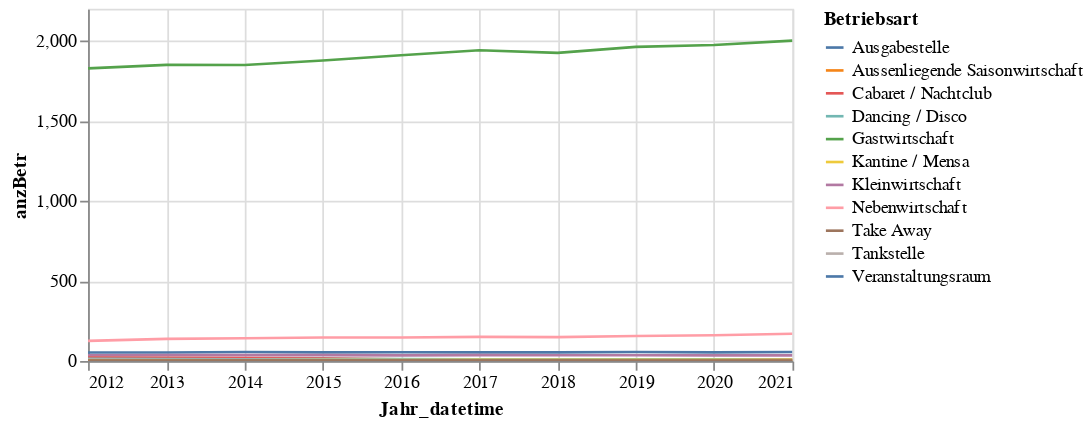

The code cell stored with this chart in its notebook:
### Code cell
alt.Chart(sum_betriebsart_jahr.reset_index()).mark_line(strokeWidth=1.5).encode(
    x='Jahr_datetime',
    y='anzBetr',
    color='Betriebsart',
    tooltip=['Jahr_datetime','Betriebsart', 'anzBetr']  
).properties(width=400, height=200).interactive()

### Figure 1 — Vega-Lite specification as saved in the notebook (floating-point values rounded to 4 significant figures)
{"config": {"view": {"continuousWidth": 400, "continuousHeight": 300}}, "data": {"name": "data-a911ece34d90351a60df67f2c82bee1c"}, "mark": {"type": "line", "strokeWidth": 1.5}, "encoding": {"color": {"type": "nominal", "field": "Betriebsart"}, "tooltip": [{"type": "temporal", "field": "Jahr_datetime"}, {"type": "nominal", "field": "Betriebsart"}, {"type": "quantitative", "field": "anzBetr"}], "x": {"type": "temporal", "field": "Jahr_datetime"}, "y": {"type": "quantitative", "field": "anzBetr"}}, "height": 200, "selection": {"selector020": {"type": "interval", "bind": "scales", "encodings": ["x", "y"]}}, "width": 400, "$schema": "https://vega.github.io/schema/vega-lite/v4.8.1.json", "datasets": {"data-a911ece34d90351a60df67f2c82bee1c": [{"Betriebsart": "Gastwirtschaft", "Jahr_datetime": "2021-01-01T00:00:00", "anzBetr": 2001}, {"Betriebsart": "Gastwirtschaft", "Jahr_datetime": "2020-01-01T00:00:00", "anzBetr": 1974}, {"Betriebsart": "Gastwirtschaft", "Jahr_datetime": "2019-01-01T00:00:00", "anzBetr": 1962}, {"Betriebsart": "Gastwirtschaft", "Jahr_datetime": "2017-01-01T00:00:00", "anzBetr": 1941}, {"Betriebsart": "Gastwirtschaft", "Jahr_datetime": "2018-01-01T00:00:00", "anzBetr": 1925}, {"Betriebsart": "Gastwirtschaft", "Jahr_datetime": "2016-01-01T00:00:00", "anzBetr": 1910}, {"Betriebsart": "Gastwirtschaft", "Jahr_datetime": "2015-01-01T00:00:00", "anzBetr": 1877}, {"Betriebsart": "Gastwirtschaft", "Jahr_datetime": "2013-01-01T00:00:00", "anzBetr": 1850}, {"Betriebsart": "Gastwirtschaft", "Jahr_datetime": "2014-01-01T00:00:00", "anzBetr": 1849}, {"Betriebsart": "Gastwirtschaft", "Jahr_datetime": "2012-01-01T00:00:00", "anzBetr": 1828}, {"Betriebsart": "Nebenwirtschaft", "Jahr_datetime": "2021-01-01T00:00:00", "anzBetr": 170}, {"Betriebsart": "Nebenwirtschaft", "Jahr_datetime": "2020-01-01T00:00:00", "anzBetr": 161}, {"Betriebsart": "Nebenwirtschaft", "Jahr_datetime": "2019-01-01T00:00:00", "anzBetr": 156}, {"Betriebsart": "Nebenwirtschaft", "Jahr_datetime": "2017-01-01T00:00:00", "anzBetr": 151}, {"Betriebsart": "Nebenwirtschaft", "Jahr_datetime": "2018-01-01T00:00:00", "anzBetr": 149}, {"Betriebsart": "Nebenwirtschaft", "Jahr_datetime": "2016-01-01T00:00:00", "anzBetr": 147}, {"Betriebsart": "Nebenwirtschaft", "Jahr_datetime": "2015-01-01T00:00:00", "anzBetr": 147}, {"Betriebsart": "Nebenwirtschaft", "Jahr_datetime": "2014-01-01T00:00:00", "anzBetr": 142}, {"Betriebsart": "Nebenwirtschaft", "Jahr_datetime": "2013-01-01T00:00:00", "anzBetr": 138}, {"Betriebsart": "Nebenwirtschaft", "Jahr_datetime": "2012-01-01T00:00:00", "anzBetr": 126}, {"Betriebsart": "Ausgabestelle", "Jahr_datetime": "2021-01-01T00:00:00", "anzBetr": 56}, {"Betriebsart": "Ausgabestelle", "Jahr_datetime": "2019-01-01T00:00:00", "anzBetr": 56}, {"Betriebsart": "Ausgabestelle", "Jahr_datetime": "2014-01-01T00:00:00", "anzBetr": 56}, {"Betriebsart": "Ausgabestelle", "Jahr_datetime": "2016-01-01T00:00:00", "anzBetr": 55}, {"Betriebsart": "Ausgabestelle", "Jahr_datetime": "2020-01-01T00:00:00", "anzBetr": 54}, {"Betriebsart": "Ausgabestelle", "Jahr_datetime": "2018-01-01T00:00:00", "anzBetr": 54}, {"Betriebsart": "Ausgabestelle", "Jahr_datetime": "2017-01-01T00:00:00", "anzBetr": 54}, {"Betriebsart": "Ausgabestelle", "Jahr_datetime": "2015-01-01T00:00:00", "anzBetr": 54}, {"Betriebsart": "Ausgabestelle", "Jahr_datetime": "2013-01-01T00:00:00", "anzBetr": 53}, {"Betriebsart": "Ausgabestelle", "Jahr_datetime": "2012-01-01T00:00:00", "anzBetr": 53}, {"Betriebsart": "Kleinwirtschaft", "Jahr_datetime": "2013-01-01T00:00:00", "anzBetr": 37}, {"Betriebsart": "Kleinwirtschaft", "Jahr_datetime": "2014-01-01T00:00:00", "anzBetr": 37}, {"Betriebsart": "Kleinwirtschaft", "Jahr_datetime": "2015-01-01T00:00:00", "anzBetr": 37}, {"Betriebsart": "Kleinwirtschaft", "Jahr_datetime": "2017-01-01T00:00:00", "anzBetr": 37}, {"Betriebsart": "Kleinwirtschaft", "Jahr_datetime": "2018-01-01T00:00:00", "anzBetr": 36}, {"Betriebsart": "Kleinwirtschaft", "Jahr_datetime": "2019-01-01T00:00:00", "anzBetr": 36}, {"Betriebsart": "Kleinwirtschaft", "Jahr_datetime": "2016-01-01T00:00:00", "anzBetr": 35}, {"Betriebsart": "Kleinwirtschaft", "Jahr_datetime": "2020-01-01T00:00:00", "anzBetr": 35}, {"Betriebsart": "Kleinwirtschaft", "Jahr_datetime": "2012-01-01T00:00:00", "anzBetr": 35}, {"Betriebsart": "Kleinwirtschaft", "Jahr_datetime": "2021-01-01T00:00:00", "anzBetr": 35}, {"Betriebsart": "Cabaret / Nachtclub", "Jahr_datetime": "2012-01-01T00:00:00", "anzBetr": 22}, {"Betriebsart": "Cabaret / Nachtclub", "Jahr_datetime": "2013-01-01T00:00:00", "anzBetr": 20}, {"Betriebsart": "Cabaret / Nachtclub", "Jahr_datetime": "2014-01-01T00:00:00", "anzBetr": 19}, {"Betriebsart": "Cabaret / Nachtclub", "Jahr_datetime": "2015-01-01T00:00:00", "anzBetr": 16}, {"Betriebsart": "Dancing / Disco", "Jahr_datetime": "2012-01-01T00:00:00", "anzBetr": 13}, {"Betriebsart": "Dancing / Disco", "Jahr_datetime": "2015-01-01T00:00:00", "anzBetr": 12}, {"Betriebsart": "Dancing / Disco", "Jahr_datetime": "2013-01-01T00:00:00", "anzBetr": 12}, {"Betriebsart": "Dancing / Disco", "Jahr_datetime": "2016-01-01T00:00:00", "anzBetr": 12}, {"Betriebsart": "Dancing / Disco", "Jahr_datetime": "2014-01-01T00:00:00", "anzBetr": 11}, {"Betriebsart": "Cabaret / Nachtclub", "Jahr_datetime": "2019-01-01T00:00:00", "anzBetr": 11}, {"Betriebsart": "Cabaret / Nachtclub", "Jahr_datetime": "2018-01-01T00:00:00", "anzBetr": 11}, {"Betriebsart": "Dancing / Disco", "Jahr_datetime": "2017-01-01T00:00:00", "anzBetr": 11}, {"Betriebsart": "Cabaret / Nachtclub", "Jahr_datetime": "2016-01-01T00:00:00", "anzBetr": 11}, {"Betriebsart": "Cabaret / Nachtclub", "Jahr_datetime": "2017-01-01T00:00:00", "anzBetr": 11}, {"Betriebsart": "Dancing / Disco", "Jahr_datetime": "2020-01-01T00:00:00", "anzBetr": 10}, {"Betriebsart": "Dancing / Disco", "Jahr_datetime": "2019-01-01T00:00:00", "anzBetr": 10}, {"Betriebsart": "Dancing / Disco", "Jahr_datetime": "2018-01-01T00:00:00", "anzBetr": 10}, {"Betriebsart": "Cabaret / Nachtclub", "Jahr_datetime": "2020-01-01T00:00:00", "anzBetr": 9}, {"Betriebsart": "Tankstelle", "Jahr_datetime": "2012-01-01T00:00:00", "anzBetr": 9}, {"Betriebsart": "Cabaret / Nachtclub", "Jahr_datetime": "2021-01-01T00:00:00", "anzBetr": 9}, {"Betriebsart": "Tankstelle", "Jahr_datetime": "2013-01-01T00:00:00", "anzBetr": 8}, {"Betriebsart": "Tankstelle", "Jahr_datetime": "2014-01-01T00:00:00", "anzBetr": 8}, {"Betriebsart": "Kantine / Mensa", "Jahr_datetime": "2019-01-01T00:00:00", "anzBetr": 8}, {"Betriebsart": "Dancing / Disco", "Jahr_datetime": "2021-01-01T00:00:00", "anzBetr": 8}, {"Betriebsart": "Kantine / Mensa", "Jahr_datetime": "2018-01-01T00:00:00", "anzBetr": 8}, {"Betriebsart": "Kantine / Mensa", "Jahr_datetime": "2017-01-01T00:00:00", "anzBetr": 8}, {"Betriebsart": "Kantine / Mensa", "Jahr_datetime": "2021-01-01T00:00:00", "anzBetr": 7}, {"Betriebsart": "Kantine / Mensa", "Jahr_datetime": "2020-01-01T00:00:00", "anzBetr": 7}, {"Betriebsart": "Tankstelle", "Jahr_datetime": "2015-01-01T00:00:00", "anzBetr": 7}, {"Betriebsart": "Kantine / Mensa", "Jahr_datetime": "2015-01-01T00:00:00", "anzBetr": 6}, {"Betriebsart": "Tankstelle", "Jahr_datetime": "2017-01-01T00:00:00", "anzBetr": 6}, {"Betriebsart": "Tankstelle", "Jahr_datetime": "2018-01-01T00:00:00", "anzBetr": 6}, {"Betriebsart": "Tankstelle", "Jahr_datetime": "2016-01-01T00:00:00", "anzBetr": 6}, {"Betriebsart": "Kantine / Mensa", "Jahr_datetime": "2016-01-01T00:00:00", "anzBetr": 6}, {"Betriebsart": "Kantine / Mensa", "Jahr_datetime": "2014-01-01T00:00:00", "anzBetr": 5}, {"Betriebsart": "Kantine / Mensa", "Jahr_datetime": "2012-01-01T00:00:00", "anzBetr": 5}, {"Betriebsart": "Kantine / Mensa", "Jahr_datetime": "2013-01-01T00:00:00", "anzBetr": 5}, {"Betriebsart": "Tankstelle", "Jahr_datetime": "2021-01-01T00:00:00", "anzBetr": 4}, {"Betriebsart": "Tankstelle", "Jahr_datetime": "2019-01-01T00:00:00", "anzBetr": 4}, {"Betriebsart": "Tankstelle", "Jahr_datetime": "2020-01-01T00:00:00", "anzBetr": 4}, {"Betriebsart": "Veranstaltungsraum", "Jahr_datetime": "2014-01-01T00:00:00", "anzBetr": 4}, {"Betriebsart": "Veranstaltungsraum", "Jahr_datetime": "2015-01-01T00:00:00", "anzBetr": 4}, {"Betriebsart": "Veranstaltungsraum", "Jahr_datetime": "2016-01-01T00:00:00", "anzBetr": 4}, {"Betriebsart": "Veranstaltungsraum", "Jahr_datetime": "2018-01-01T00:00:00", "anzBetr": 4}, {"Betriebsart": "Veranstaltungsraum", "Jahr_datetime": "2017-01-01T00:00:00", "anzBetr": 4}, {"Betriebsart": "Veranstaltungsraum", "Jahr_datetime": "2012-01-01T00:00:00", "anzBetr": 3}, {"Betriebsart": "Veranstaltungsraum", "Jahr_datetime": "2013-01-01T00:00:00", "anzBetr": 3}, {"Betriebsart": "Veranstaltungsraum", "Jahr_datetime": "2019-01-01T00:00:00", "anzBetr": 3}, {"Betriebsart": "Veranstaltungsraum", "Jahr_datetime": "2020-01-01T00:00:00", "anzBetr": 3}, {"Betriebsart": "Veranstaltungsraum", "Jahr_datetime": "2021-01-01T00:00:00", "anzBetr": 3}, {"Betriebsart": "Aussenliegende Saisonwirtschaft", "Jahr_datetime": "2012-01-01T00:00:00", "anzBetr": 1}, {"Betriebsart": "Aussenliegende Saisonwirtschaft", "Jahr_datetime": "2014-01-01T00:00:00", "anzBetr": 1}, {"Betriebsart": "Aussenliegende Saisonwirtschaft", "Jahr_datetime": "2019-01-01T00:00:00", "anzBetr": 1}, {"Betriebsart": "Take Away", "Jahr_datetime": "2020-01-01T00:00:00", "anzBetr": 1}, {"Betriebsart": "Take Away", "Jahr_datetime": "2019-01-01T00:00:00", "anzBetr": 1}, {"Betriebsart": "Take Away", "Jahr_datetime": "2018-01-01T00:00:00", "anzBetr": 1}, {"Betriebsart": "Take Away", "Jahr_datetime": "2017-01-01T00:00:00", "anzBetr": 1}, {"Betriebsart": "Take Away", "Jahr_datetime": "2016-01-01T00:00:00", "anzBetr": 1}, {"Betriebsart": "Take Away", "Jahr_datetime": "2015-01-01T00:00:00", "anzBetr": 1}, {"Betriebsart": "Take Away", "Jahr_datetime": "2014-01-01T00:00:00", "anzBetr": 1}, {"Betriebsart": "Take Away", "Jahr_datetime": "2013-01-01T00:00:00", "anzBetr": 1}, {"Betriebsart": "Take Away", "Jahr_datetime": "2012-01-01T00:00:00", "anzBetr": 1}, {"Betriebsart": "Aussenliegende Saisonwirtschaft", "Jahr_datetime": "2020-01-01T00:00:00", "anzBetr": 1}, {"Betriebsart": "Aussenliegende Saisonwirtschaft", "Jahr_datetime": "2021-01-01T00:00:00", "anzBetr": 1}, {"Betriebsart": "Take Away", "Jahr_datetime": "2021-01-01T00:00:00", "anzBetr": 1}]}}
